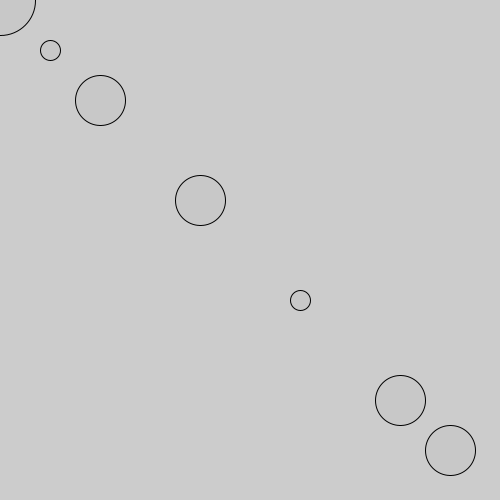
Frame 1 (no input)
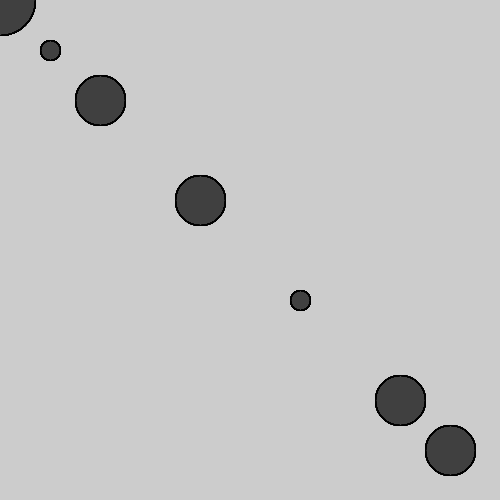
Frame 60 (the mouse pressed at the canvas centre just before this capture)
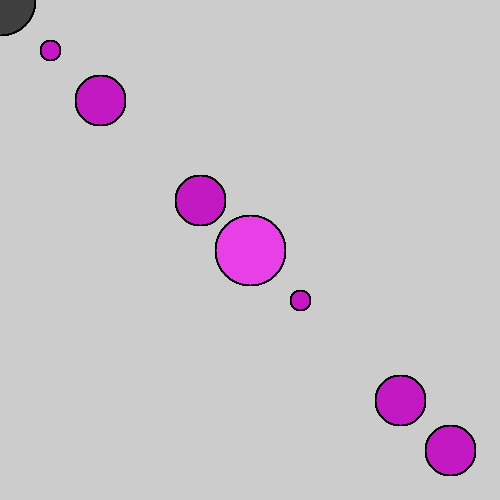
Frame 120 (the mouse held since frame 60 and released just before this capture)

The Processing sketch that drew these frames (run headless with seeded random() and noise(); from frame 60 on, the mouse is pressed at the canvas centre):

// Processing sketch: processing_90876
// ── processing_90876.pde

//Brennda e Ariane
void setup(){
  size(500,500);
}
void draw(){
  fill(mouseX, 0, mouseY, 5);
  ellipse(mouseX, mouseY, 70,70);
ellipse(50,50,20,20);
ellipse(450,450,50,50);
ellipse(400,400,50,50);
ellipse(100,100,50,50);
ellipse(200,200,50,50);
ellipse(300,300,20,20);




}
